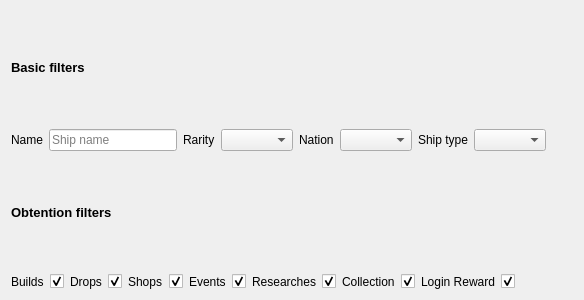
<?xml version="1.0" encoding="UTF-8"?>
<ui version="4.0">
 <class>ShipfuFilter</class>
 <widget class="QWidget" name="ShipfuFilter">
  <property name="geometry">
   <rect>
    <x>0</x>
    <y>0</y>
    <width>584</width>
    <height>300</height>
   </rect>
  </property>
  <property name="sizePolicy">
   <sizepolicy hsizetype="Fixed" vsizetype="Preferred">
    <horstretch>0</horstretch>
    <verstretch>0</verstretch>
   </sizepolicy>
  </property>
  <property name="windowTitle">
   <string>Form</string>
  </property>
  <layout class="QGridLayout" name="gridLayout">
   <item row="0" column="0" colspan="9">
    <widget class="QLabel" name="filterTitle1Label">
     <property name="sizePolicy">
      <sizepolicy hsizetype="Preferred" vsizetype="Minimum">
       <horstretch>0</horstretch>
       <verstretch>0</verstretch>
      </sizepolicy>
     </property>
     <property name="font">
      <font>
       <pointsize>10</pointsize>
       <weight>75</weight>
       <bold>true</bold>
      </font>
     </property>
     <property name="text">
      <string>Basic filters</string>
     </property>
    </widget>
   </item>
   <item row="2" column="9">
    <spacer name="horizontalSpacer">
     <property name="orientation">
      <enum>Qt::Horizontal</enum>
     </property>
     <property name="sizeHint" stdset="0">
      <size>
       <width>40</width>
       <height>20</height>
      </size>
     </property>
    </spacer>
   </item>
   <item row="1" column="0" colspan="9">
    <layout class="QHBoxLayout" name="horizontalLayout_3">
     <item>
      <widget class="QLabel" name="nameLabel">
       <property name="text">
        <string>Name</string>
       </property>
      </widget>
     </item>
     <item>
      <widget class="QLineEdit" name="nameLineEdit">
       <property name="sizePolicy">
        <sizepolicy hsizetype="Preferred" vsizetype="Fixed">
         <horstretch>0</horstretch>
         <verstretch>0</verstretch>
        </sizepolicy>
       </property>
       <property name="minimumSize">
        <size>
         <width>128</width>
         <height>0</height>
        </size>
       </property>
       <property name="placeholderText">
        <string>Ship name</string>
       </property>
      </widget>
     </item>
     <item>
      <widget class="QLabel" name="rarityLabel">
       <property name="text">
        <string>Rarity</string>
       </property>
      </widget>
     </item>
     <item>
      <widget class="QComboBox" name="rarityComboBox">
       <property name="currentText">
        <string/>
       </property>
      </widget>
     </item>
     <item>
      <widget class="QLabel" name="nationLabel">
       <property name="text">
        <string>Nation</string>
       </property>
      </widget>
     </item>
     <item>
      <widget class="QComboBox" name="nationComboBox"/>
     </item>
     <item>
      <widget class="QLabel" name="shipTypeLabel">
       <property name="text">
        <string>Ship type</string>
       </property>
      </widget>
     </item>
     <item>
      <widget class="QComboBox" name="shipTypeComboBox"/>
     </item>
    </layout>
   </item>
   <item row="4" column="1">
    <layout class="QHBoxLayout" name="dropHLayout">
     <item>
      <widget class="QLabel" name="dropLabel">
       <property name="text">
        <string>Drops</string>
       </property>
      </widget>
     </item>
     <item>
      <widget class="QCheckBox" name="dropCheckBox">
       <property name="text">
        <string/>
       </property>
       <property name="checked">
        <bool>true</bool>
       </property>
      </widget>
     </item>
    </layout>
   </item>
   <item row="4" column="0">
    <layout class="QHBoxLayout" name="buildHLayout">
     <item>
      <widget class="QLabel" name="buildLabel">
       <property name="text">
        <string>Builds</string>
       </property>
      </widget>
     </item>
     <item>
      <widget class="QCheckBox" name="buildCheckBox">
       <property name="text">
        <string/>
       </property>
       <property name="checked">
        <bool>true</bool>
       </property>
      </widget>
     </item>
    </layout>
   </item>
   <item row="2" column="0" colspan="9">
    <widget class="QLabel" name="filterTitle2Label">
     <property name="font">
      <font>
       <pointsize>10</pointsize>
       <weight>75</weight>
       <bold>true</bold>
      </font>
     </property>
     <property name="text">
      <string>Obtention filters</string>
     </property>
    </widget>
   </item>
   <item row="4" column="2">
    <layout class="QHBoxLayout" name="shopHLayout">
     <item>
      <widget class="QLabel" name="shopLabel">
       <property name="text">
        <string>Shops</string>
       </property>
      </widget>
     </item>
     <item>
      <widget class="QCheckBox" name="shopCheckBox">
       <property name="text">
        <string/>
       </property>
       <property name="checked">
        <bool>true</bool>
       </property>
      </widget>
     </item>
    </layout>
   </item>
   <item row="4" column="3">
    <layout class="QHBoxLayout" name="eventHLayout">
     <item>
      <widget class="QLabel" name="eventLabel">
       <property name="text">
        <string>Events</string>
       </property>
      </widget>
     </item>
     <item>
      <widget class="QCheckBox" name="eventCheckBox">
       <property name="text">
        <string/>
       </property>
       <property name="checked">
        <bool>true</bool>
       </property>
      </widget>
     </item>
    </layout>
   </item>
   <item row="4" column="4">
    <layout class="QHBoxLayout" name="researchHLayout">
     <item>
      <widget class="QLabel" name="researchLabel">
       <property name="text">
        <string>Researches</string>
       </property>
      </widget>
     </item>
     <item>
      <widget class="QCheckBox" name="researchCheckBox">
       <property name="text">
        <string/>
       </property>
       <property name="checked">
        <bool>true</bool>
       </property>
      </widget>
     </item>
    </layout>
   </item>
   <item row="4" column="5">
    <layout class="QHBoxLayout" name="collectionHLayout">
     <item>
      <widget class="QLabel" name="collectionLabel">
       <property name="text">
        <string>Collection</string>
       </property>
      </widget>
     </item>
     <item>
      <widget class="QCheckBox" name="collectionCheckBox">
       <property name="text">
        <string/>
       </property>
       <property name="checked">
        <bool>true</bool>
       </property>
      </widget>
     </item>
    </layout>
   </item>
   <item row="4" column="6">
    <layout class="QHBoxLayout" name="loginRewardHLayout">
     <item>
      <widget class="QLabel" name="loginRewardLabel">
       <property name="text">
        <string>Login Reward</string>
       </property>
      </widget>
     </item>
     <item>
      <widget class="QCheckBox" name="loginRewardCheckBox">
       <property name="text">
        <string/>
       </property>
       <property name="checked">
        <bool>true</bool>
       </property>
      </widget>
     </item>
    </layout>
   </item>
  </layout>
 </widget>
 <resources/>
 <connections/>
</ui>
